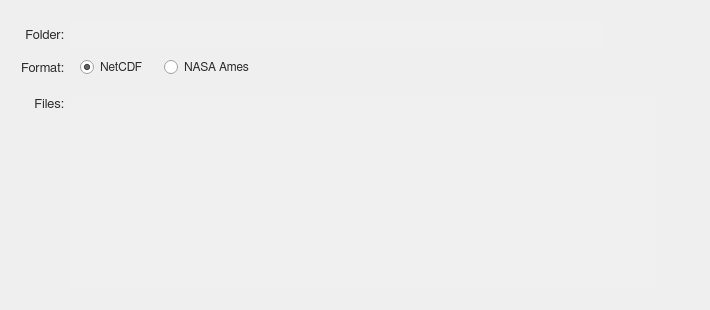
     <widget class="QWidget" name="tab_2">
      <attribute name="title">
       <string>Source</string>
      </attribute>
      <layout class="QGridLayout" name="gridLayout_4">
       <item row="0" column="1">
        <spacer name="verticalSpacer_9">
         <property name="orientation">
          <enum>Qt::Vertical</enum>
         </property>
         <property name="sizeType">
          <enum>QSizePolicy::Fixed</enum>
         </property>
         <property name="sizeHint" stdset="0">
          <size>
           <width>20</width>
           <height>10</height>
          </size>
         </property>
        </spacer>
       </item>
       <item row="1" column="0">
        <spacer name="horizontalSpacer_11">
         <property name="orientation">
          <enum>Qt::Horizontal</enum>
         </property>
         <property name="sizeType">
          <enum>QSizePolicy::Fixed</enum>
         </property>
         <property name="sizeHint" stdset="0">
          <size>
           <width>10</width>
           <height>38</height>
          </size>
         </property>
        </spacer>
       </item>
       <item row="1" column="1">
        <layout class="QGridLayout" name="gridLayout_3">
         <item row="0" column="1">
          <layout class="QHBoxLayout" name="horizontalLayout_7">
           <item>
            <widget class="QLineEdit" name="bw_edit_2">
             <property name="enabled">
              <bool>true</bool>
             </property>
             <property name="minimumSize">
              <size>
               <width>150</width>
               <height>27</height>
              </size>
             </property>
             <property name="maximumSize">
              <size>
               <width>16777215</width>
               <height>27</height>
              </size>
             </property>
             <property name="palette">
              <palette>
               <active>
                <colorrole role="WindowText">
                 <brush brushstyle="SolidPattern">
                  <color alpha="255">
                   <red>45</red>
                   <green>45</green>
                   <blue>45</blue>
                  </color>
                 </brush>
                </colorrole>
                <colorrole role="Button">
                 <brush brushstyle="SolidPattern">
                  <color alpha="255">
                   <red>240</red>
                   <green>240</green>
                   <blue>240</blue>
                  </color>
                 </brush>
                </colorrole>
                <colorrole role="Text">
                 <brush brushstyle="SolidPattern">
                  <color alpha="255">
                   <red>45</red>
                   <green>45</green>
                   <blue>45</blue>
                  </color>
                 </brush>
                </colorrole>
                <colorrole role="ButtonText">
                 <brush brushstyle="SolidPattern">
                  <color alpha="255">
                   <red>45</red>
                   <green>45</green>
                   <blue>45</blue>
                  </color>
                 </brush>
                </colorrole>
                <colorrole role="Base">
                 <brush brushstyle="SolidPattern">
                  <color alpha="255">
                   <red>240</red>
                   <green>240</green>
                   <blue>240</blue>
                  </color>
                 </brush>
                </colorrole>
                <colorrole role="Window">
                 <brush brushstyle="SolidPattern">
                  <color alpha="255">
                   <red>240</red>
                   <green>240</green>
                   <blue>240</blue>
                  </color>
                 </brush>
                </colorrole>
                <colorrole role="PlaceholderText">
                 <brush brushstyle="NoBrush">
                  <color alpha="128">
                   <red>45</red>
                   <green>45</green>
                   <blue>45</blue>
                  </color>
                 </brush>
                </colorrole>
               </active>
               <inactive>
                <colorrole role="WindowText">
                 <brush brushstyle="SolidPattern">
                  <color alpha="255">
                   <red>45</red>
                   <green>45</green>
                   <blue>45</blue>
                  </color>
                 </brush>
                </colorrole>
                <colorrole role="Button">
                 <brush brushstyle="SolidPattern">
                  <color alpha="255">
                   <red>240</red>
                   <green>240</green>
                   <blue>240</blue>
                  </color>
                 </brush>
                </colorrole>
                <colorrole role="Text">
                 <brush brushstyle="SolidPattern">
                  <color alpha="255">
                   <red>45</red>
                   <green>45</green>
                   <blue>45</blue>
                  </color>
                 </brush>
                </colorrole>
                <colorrole role="ButtonText">
                 <brush brushstyle="SolidPattern">
                  <color alpha="255">
                   <red>45</red>
                   <green>45</green>
                   <blue>45</blue>
                  </color>
                 </brush>
                </colorrole>
                <colorrole role="Base">
                 <brush brushstyle="SolidPattern">
                  <color alpha="255">
                   <red>240</red>
                   <green>240</green>
                   <blue>240</blue>
                  </color>
                 </brush>
                </colorrole>
                <colorrole role="Window">
                 <brush brushstyle="SolidPattern">
                  <color alpha="255">
                   <red>240</red>
                   <green>240</green>
                   <blue>240</blue>
                  </color>
                 </brush>
                </colorrole>
                <colorrole role="PlaceholderText">
                 <brush brushstyle="NoBrush">
                  <color alpha="128">
                   <red>45</red>
                   <green>45</green>
                   <blue>45</blue>
                  </color>
                 </brush>
                </colorrole>
               </inactive>
               <disabled>
                <colorrole role="WindowText">
                 <brush brushstyle="SolidPattern">
                  <color alpha="255">
                   <red>45</red>
                   <green>45</green>
                   <blue>45</blue>
                  </color>
                 </brush>
                </colorrole>
                <colorrole role="Button">
                 <brush brushstyle="SolidPattern">
                  <color alpha="255">
                   <red>200</red>
                   <green>200</green>
                   <blue>200</blue>
                  </color>
                 </brush>
                </colorrole>
                <colorrole role="Text">
                 <brush brushstyle="SolidPattern">
                  <color alpha="255">
                   <red>45</red>
                   <green>45</green>
                   <blue>45</blue>
                  </color>
                 </brush>
                </colorrole>
                <colorrole role="ButtonText">
                 <brush brushstyle="SolidPattern">
                  <color alpha="255">
                   <red>45</red>
                   <green>45</green>
                   <blue>45</blue>
                  </color>
                 </brush>
                </colorrole>
                <colorrole role="Base">
                 <brush brushstyle="SolidPattern">
                  <color alpha="255">
                   <red>200</red>
                   <green>200</green>
                   <blue>200</blue>
                  </color>
                 </brush>
                </colorrole>
                <colorrole role="Window">
                 <brush brushstyle="SolidPattern">
                  <color alpha="255">
                   <red>200</red>
                   <green>200</green>
                   <blue>200</blue>
                  </color>
                 </brush>
                </colorrole>
                <colorrole role="PlaceholderText">
                 <brush brushstyle="NoBrush">
                  <color alpha="128">
                   <red>45</red>
                   <green>45</green>
                   <blue>45</blue>
                  </color>
                 </brush>
                </colorrole>
               </disabled>
              </palette>
             </property>
             <property name="font">
              <font>
               <family>FreeSans</family>
               <pointsize>9</pointsize>
               <weight>50</weight>
               <bold>false</bold>
               <stylestrategy>PreferAntialias</stylestrategy>
               <kerning>true</kerning>
              </font>
             </property>
             <property name="styleSheet">
              <string notr="true">QLineEdit {
   border-radius: 3px;
   padding: 1px 4px 1px 4px;
   background-color: rgb(240, 240, 240);
   color: rgb(45,45,45);
}

QLineEdit:disabled {
   background-color: rgb(200,200,200);
}</string>
             </property>
             <property name="text">
              <string/>
             </property>
             <property name="frame">
              <bool>false</bool>
             </property>
            </widget>
           </item>
           <item>
            <widget class="QToolButton" name="bw_open_button_1">
             <property name="maximumSize">
              <size>
               <width>27</width>
               <height>27</height>
              </size>
             </property>
             <property name="styleSheet">
              <string notr="true">QToolButton {
	border: 1px solid transparent;
	background-color: transparent;
	width: 27px;
	height: 27px;
}

QToolButton:flat {
	border: none;
}</string>
             </property>
             <property name="text">
              <string/>
             </property>
             <property name="icon">
              <iconset>
               <normaloff>icons/open_popup_icon.svg</normaloff>icons/open_popup_icon.svg</iconset>
             </property>
             <property name="iconSize">
              <size>
               <width>23</width>
               <height>23</height>
              </size>
             </property>
             <property name="autoRaise">
              <bool>false</bool>
             </property>
            </widget>
           </item>
           <item>
            <spacer name="horizontalSpacer_10">
             <property name="orientation">
              <enum>Qt::Horizontal</enum>
             </property>
             <property name="sizeType">
              <enum>QSizePolicy::Fixed</enum>
             </property>
             <property name="sizeHint" stdset="0">
              <size>
               <width>20</width>
               <height>20</height>
              </size>
             </property>
            </spacer>
           </item>
           <item>
            <widget class="QToolButton" name="bw_info_4">
             <property name="minimumSize">
              <size>
               <width>27</width>
               <height>27</height>
              </size>
             </property>
             <property name="maximumSize">
              <size>
               <width>27</width>
               <height>27</height>
              </size>
             </property>
             <property name="styleSheet">
              <string notr="true">QToolButton {
	border: 1px solid transparent;
	background-color: transparent;
	width: 27px;
	height: 27px;
}

QToolButton:flat {
	border: none;
}</string>
             </property>
             <property name="icon">
              <iconset>
               <normaloff>icons/info_icon.svg</normaloff>icons/info_icon.svg</iconset>
             </property>
             <property name="iconSize">
              <size>
               <width>23</width>
               <height>23</height>
              </size>
             </property>
            </widget>
           </item>
          </layout>
         </item>
         <item row="3" column="0" colspan="2">
          <spacer name="verticalSpacer_7">
           <property name="orientation">
            <enum>Qt::Vertical</enum>
           </property>
           <property name="sizeType">
            <enum>QSizePolicy::Fixed</enum>
           </property>
           <property name="sizeHint" stdset="0">
            <size>
             <width>668</width>
             <height>10</height>
            </size>
           </property>
          </spacer>
         </item>
         <item row="4" column="1">
          <layout class="QHBoxLayout" name="horizontalLayout_6">
           <item>
            <widget class="QListWidget" name="listWidget">
             <property name="enabled">
              <bool>true</bool>
             </property>
             <property name="font">
              <font>
               <family>FreeSans</family>
               <pointsize>9</pointsize>
               <stylestrategy>PreferAntialias</stylestrategy>
               <kerning>true</kerning>
              </font>
             </property>
             <property name="focusPolicy">
              <enum>Qt::NoFocus</enum>
             </property>
             <property name="styleSheet">
              <string notr="true">QListWidget {
	border-radius: 3px;
	background-color: rgb(240,240,240);
	color: rgb(45,45,45);
}

QListWidget:disabled {
	background-color:  rgb(200,200,200);
    color: rgb(45,45,45);
}

QListView::item {
	border: 0px solid rgb(240,240,240);
	border-radius: 3px;
    padding: 1px 1px 1px 1px;
    margin: 3px 3px 3px 3px;
}

QListView::item:selected {
	border: 0px solid rgb(240,240,240);
	border-radius: 3px;
}

QListView::item:selected:!active {
	background: rgb(200,200,200);
}

QListView::item:selected:active {
	background: rgb(200,200,200);
}

QListView::item:hover {
	background: rgb(230,230,230);
	border-radius: 3px;
}

QScrollBar:vertical {
  border: 1px solid white;
  background-color: rgb(240, 240, 240);
  width: 20px;
  margin: 21px 0px 21px 0px;
}

QScrollBar:horizontal {
  border: 1px solid white;
  background-color: rgb(240, 240, 240);
  height: 20px;
  margin: 0px 21px 0px 21px;
}

QScrollBar::handle:vertical {
  background-color: rgb(205, 205, 205);
  min-height: 25px;
}

QScrollBar:handle:vertical:hover {
  background-color: rgb(166, 166, 166);
}

QScrollBar:handle:vertical:pressed {
  background-color: rgb(96, 96, 96);
}

QScrollBar::handle:horizontal {
  background-color: rgb(205, 205, 205);
  min-width: 25px;
}

QScrollBar:handle:horizontal:hover {
  background-color: rgb(166, 166, 166);
}

QScrollBar:handle:horizontal:pressed {
  background-color: rgb(96, 96, 96);
}

QScrollBar::add-line:vertical {
  border-top: 1px solid rgb(240,240,240);
  border-left: 1px solid white;
  border-right: 1px solid white;
  border-bottom: 1px solid white;
  background-color: rgb(240, 240, 240);
  height: 20px;
  subcontrol-position: bottom;
  subcontrol-origin: margin;
  border-bottom-right-radius: 3px;
}

QScrollBar::add-line:vertical:hover {
  background-color: rgb(218, 218, 218);
}

QScrollBar::add-line:vertical:pressed {
  background-color: rgb(96, 96, 96);
}

QScrollBar::sub-line:vertical {
  border-top: 1px solid white;
  border-left: 1px solid white;
  border-right: 1px solid white;
  border-bottom: 1px solid rgb(240,240,240);
  background-color: rgb(240, 240, 240);
  height: 20px;
  subcontrol-position: top;
  subcontrol-origin: margin;
  border-top-right-radius: 3px;
}

QScrollBar::sub-line:vertical:hover {
  background-color: rgb(218, 218, 218);
}

QScrollBar::sub-line:vertical:pressed {
  background-color: rgb(96, 96, 96);
}

QScrollBar::up-arrow:vertical {
  image: url(icons/up_arrow_icon.svg); 
  width: 16px;
  height: 16px;
}

QScrollBar::up-arrow:vertical:pressed {
  right: -1px;
  bottom: -1px;
}

QScrollBar::down-arrow:vertical {
  image: url(icons/down_arrow_icon.svg); 
  width: 16px;
  height: 16px;
}

QScrollBar::down-arrow:vertical:pressed {
  right: -1px;
  bottom: -1px;
}

QScrollBar::add-line:horizontal {
  border-top: 1px solid white;
  border-left: 1px solid rgb(240,240,240);
  border-right: 1px solid white;
  border-bottom: 1px solid white;
  background-color: rgb(240, 240, 240);
  width: 20px;
  subcontrol-position: right;
  subcontrol-origin: margin;
  border-bottom-right-radius: 3px;
}

QScrollBar::add-line:horizontal:hover {
  background-color: rgb(218, 218, 218);
}

QScrollBar::add-line:horizontal:pressed {
  background-color: rgb(96, 96, 96);
}

QScrollBar::sub-line:horizontal {
  border-top: 1px solid white;
  border-left: 1px solid white;
  border-right: 1px solid rgb(240,240,240);
  border-bottom: 1px solid white;
  background-color: rgb(240, 240, 240);
  width: 20px;
  subcontrol-position: left;
  subcontrol-origin: margin;
border-bottom-left-radius: 3px;
}

QScrollBar::sub-line:horizontal:hover {
  background-color: rgb(218, 218, 218);
}

QScrollBar::sub-line:horizontal:pressed {
  background-color: rgb(96, 96, 96);
}

QScrollBar::left-arrow:horizontal {
  image: url(icons/left_arrow_icon.svg); 
  width: 16px;
  height: 16px;
}

QScrollBar::left-arrow:horizontal:pressed {
  right: -1px;
  bottom: -1px;
}

QScrollBar::right-arrow:horizontal {
  image: url(icons/right_arrow_icon.svg); 
  width: 16px;
  height: 16px;
}

QScrollBar::right-arrow:horizontal:pressed {
  right: -1px;
  bottom: -1px;
}</string>
             </property>
             <property name="frameShape">
              <enum>QFrame::NoFrame</enum>
             </property>
             <property name="dragDropMode">
              <enum>QAbstractItemView::InternalMove</enum>
             </property>
             <property name="defaultDropAction">
              <enum>Qt::MoveAction</enum>
             </property>
             <property name="selectionMode">
              <enum>QAbstractItemView::ExtendedSelection</enum>
             </property>
            </widget>
           </item>
           <item>
            <layout class="QVBoxLayout" name="verticalLayout_2">
             <item>
              <widget class="QToolButton" name="bw_up_button">
               <property name="enabled">
                <bool>false</bool>
               </property>
               <property name="maximumSize">
                <size>
                 <width>27</width>
                 <height>27</height>
                </size>
               </property>
               <property name="styleSheet">
                <string notr="true">QToolButton {
	border: 1px solid transparent;
	background-color: transparent;
	width: 27px;
	height: 27px;
}

QToolButton:flat {
	border: none;
}</string>
               </property>
               <property name="text">
                <string/>
               </property>
               <property name="icon">
                <iconset>
                 <normaloff>icons/up_arrow_icon.svg</normaloff>icons/up_arrow_icon.svg</iconset>
               </property>
               <property name="iconSize">
                <size>
                 <width>23</width>
                 <height>23</height>
                </size>
               </property>
               <property name="autoRaise">
                <bool>false</bool>
               </property>
              </widget>
             </item>
             <item>
              <widget class="QToolButton" name="bw_down_button">
               <property name="enabled">
                <bool>false</bool>
               </property>
               <property name="maximumSize">
                <size>
                 <width>27</width>
                 <height>27</height>
                </size>
               </property>
               <property name="styleSheet">
                <string notr="true">QToolButton {
	border: 1px solid transparent;
	background-color: transparent;
	width: 27px;
	height: 27px;
}

QToolButton:flat {
	border: none;
}</string>
               </property>
               <property name="text">
                <string/>
               </property>
               <property name="icon">
                <iconset>
                 <normaloff>icons/down_arrow_icon.svg</normaloff>icons/down_arrow_icon.svg</iconset>
               </property>
               <property name="iconSize">
                <size>
                 <width>23</width>
                 <height>23</height>
                </size>
               </property>
               <property name="autoRaise">
                <bool>false</bool>
               </property>
              </widget>
             </item>
             <item>
              <widget class="QToolButton" name="bw_plus_button">
               <property name="maximumSize">
                <size>
                 <width>27</width>
                 <height>27</height>
                </size>
               </property>
               <property name="styleSheet">
                <string notr="true">QToolButton {
	border: 1px solid transparent;
	background-color: transparent;
	width: 27px;
	height: 27px;
}

QToolButton:flat {
	border: none;
}</string>
               </property>
               <property name="text">
                <string/>
               </property>
               <property name="icon">
                <iconset>
                 <normaloff>icons/plus_2_icon.svg</normaloff>icons/plus_2_icon.svg</iconset>
               </property>
               <property name="iconSize">
                <size>
                 <width>23</width>
                 <height>23</height>
                </size>
               </property>
               <property name="autoRaise">
                <bool>false</bool>
               </property>
              </widget>
             </item>
             <item>
              <widget class="QToolButton" name="bw_del_button">
               <property name="enabled">
                <bool>false</bool>
               </property>
               <property name="maximumSize">
                <size>
                 <width>27</width>
                 <height>27</height>
                </size>
               </property>
               <property name="styleSheet">
                <string notr="true">QToolButton {
	border: 1px solid transparent;
	background-color: transparent;
	width: 27px;
	height: 27px;
}

QToolButton:flat {
	border: none;
}</string>
               </property>
               <property name="text">
                <string/>
               </property>
               <property name="icon">
                <iconset>
                 <normaloff>icons/del_icon.svg</normaloff>icons/del_icon.svg</iconset>
               </property>
               <property name="iconSize">
                <size>
                 <width>23</width>
                 <height>23</height>
                </size>
               </property>
               <property name="autoRaise">
                <bool>false</bool>
               </property>
              </widget>
             </item>
             <item>
              <spacer name="verticalSpacer_6">
               <property name="orientation">
                <enum>Qt::Vertical</enum>
               </property>
               <property name="sizeHint" stdset="0">
                <size>
                 <width>20</width>
                 <height>28</height>
                </size>
               </property>
              </spacer>
             </item>
             <item>
              <widget class="QToolButton" name="bw_file_info">
               <property name="enabled">
                <bool>false</bool>
               </property>
               <property name="minimumSize">
                <size>
                 <width>27</width>
                 <height>27</height>
                </size>
               </property>
               <property name="maximumSize">
                <size>
                 <width>27</width>
                 <height>27</height>
                </size>
               </property>
               <property name="styleSheet">
                <string notr="true">QToolButton {
	border: 1px solid transparent;
	background-color: transparent;
	width: 27px;
	height: 27px;
}

QToolButton:flat {
	border: none;
}</string>
               </property>
               <property name="icon">
                <iconset>
                 <normaloff>icons/info_icon.svg</normaloff>icons/info_icon.svg</iconset>
               </property>
               <property name="iconSize">
                <size>
                 <width>23</width>
                 <height>23</height>
                </size>
               </property>
              </widget>
             </item>
            </layout>
           </item>
          </layout>
         </item>
         <item row="1" column="0">
          <widget class="QLabel" name="bw_label_11">
           <property name="minimumSize">
            <size>
             <width>0</width>
             <height>27</height>
            </size>
           </property>
           <property name="maximumSize">
            <size>
             <width>16777215</width>
             <height>27</height>
            </size>
           </property>
           <property name="font">
            <font>
             <family>FreeSans</family>
             <pointsize>10</pointsize>
             <stylestrategy>PreferAntialias</stylestrategy>
             <kerning>true</kerning>
            </font>
           </property>
           <property name="styleSheet">
            <string notr="true">QLabel {
	color: rgb(45,45,45);
}</string>
           </property>
           <property name="text">
            <string>Format:</string>
           </property>
           <property name="alignment">
            <set>Qt::AlignRight|Qt::AlignTrailing|Qt::AlignVCenter</set>
           </property>
          </widget>
         </item>
         <item row="0" column="0">
          <widget class="QLabel" name="bw_label_6">
           <property name="minimumSize">
            <size>
             <width>0</width>
             <height>27</height>
            </size>
           </property>
           <property name="maximumSize">
            <size>
             <width>16777215</width>
             <height>27</height>
            </size>
           </property>
           <property name="font">
            <font>
             <family>FreeSans</family>
             <pointsize>10</pointsize>
             <stylestrategy>PreferAntialias</stylestrategy>
             <kerning>true</kerning>
            </font>
           </property>
           <property name="styleSheet">
            <string notr="true">QLabel {
	color: rgb(45,45,45);
}</string>
           </property>
           <property name="text">
            <string>Folder:</string>
           </property>
           <property name="alignment">
            <set>Qt::AlignRight|Qt::AlignTrailing|Qt::AlignVCenter</set>
           </property>
          </widget>
         </item>
         <item row="4" column="0">
          <widget class="QLabel" name="bw_label_7">
           <property name="minimumSize">
            <size>
             <width>0</width>
             <height>27</height>
            </size>
           </property>
           <property name="maximumSize">
            <size>
             <width>16777215</width>
             <height>16777215</height>
            </size>
           </property>
           <property name="font">
            <font>
             <family>FreeSans</family>
             <pointsize>10</pointsize>
             <stylestrategy>PreferAntialias</stylestrategy>
             <kerning>true</kerning>
            </font>
           </property>
           <property name="styleSheet">
            <string notr="true">QLabel {
	color: rgb(45,45,45);
}</string>
           </property>
           <property name="text">
            <string>Files:</string>
           </property>
           <property name="alignment">
            <set>Qt::AlignRight|Qt::AlignTop|Qt::AlignTrailing</set>
           </property>
          </widget>
         </item>
         <item row="1" column="1">
          <layout class="QHBoxLayout" name="horizontalLayout_17">
           <item>
            <spacer name="horizontalSpacer_27">
             <property name="orientation">
              <enum>Qt::Horizontal</enum>
             </property>
             <property name="sizeType">
              <enum>QSizePolicy::Fixed</enum>
             </property>
             <property name="sizeHint" stdset="0">
              <size>
               <width>10</width>
               <height>20</height>
              </size>
             </property>
            </spacer>
           </item>
           <item>
            <widget class="QRadioButton" name="bw_radiobox_1">
             <property name="minimumSize">
              <size>
               <width>0</width>
               <height>27</height>
              </size>
             </property>
             <property name="maximumSize">
              <size>
               <width>16777215</width>
               <height>27</height>
              </size>
             </property>
             <property name="font">
              <font>
               <family>FreeSans</family>
               <pointsize>9</pointsize>
               <stylestrategy>PreferAntialias</stylestrategy>
               <kerning>true</kerning>
              </font>
             </property>
             <property name="styleSheet">
              <string notr="true">QRadioButton {
   color: rgb(45,45,45);
}

QRadioButton:disabled {
   color: rgb(145,145,145);
}</string>
             </property>
             <property name="text">
              <string>NetCDF</string>
             </property>
             <property name="checked">
              <bool>true</bool>
             </property>
             <attribute name="buttonGroup">
              <string notr="true">buttonGroup</string>
             </attribute>
            </widget>
           </item>
           <item>
            <spacer name="horizontalSpacer_26">
             <property name="orientation">
              <enum>Qt::Horizontal</enum>
             </property>
             <property name="sizeType">
              <enum>QSizePolicy::Fixed</enum>
             </property>
             <property name="sizeHint" stdset="0">
              <size>
               <width>10</width>
               <height>20</height>
              </size>
             </property>
            </spacer>
           </item>
           <item>
            <widget class="QRadioButton" name="bw_radiobox_2">
             <property name="minimumSize">
              <size>
               <width>0</width>
               <height>27</height>
              </size>
             </property>
             <property name="maximumSize">
              <size>
               <width>16777215</width>
               <height>27</height>
              </size>
             </property>
             <property name="font">
              <font>
               <family>FreeSans</family>
               <pointsize>9</pointsize>
               <stylestrategy>PreferAntialias</stylestrategy>
               <kerning>true</kerning>
              </font>
             </property>
             <property name="styleSheet">
              <string notr="true">QRadioButton {
   color: rgb(45,45,45);
}

QRadioButton:disabled {
   color: rgb(145,145,145);
}</string>
             </property>
             <property name="text">
              <string>NASA Ames</string>
             </property>
             <attribute name="buttonGroup">
              <string notr="true">buttonGroup</string>
             </attribute>
            </widget>
           </item>
           <item>
            <spacer name="horizontalSpacer_25">
             <property name="orientation">
              <enum>Qt::Horizontal</enum>
             </property>
             <property name="sizeHint" stdset="0">
              <size>
               <width>40</width>
               <height>20</height>
              </size>
             </property>
            </spacer>
           </item>
          </layout>
         </item>
        </layout>
       </item>
       <item row="1" column="2">
        <spacer name="horizontalSpacer_12">
         <property name="orientation">
          <enum>Qt::Horizontal</enum>
         </property>
         <property name="sizeType">
          <enum>QSizePolicy::Fixed</enum>
         </property>
         <property name="sizeHint" stdset="0">
          <size>
           <width>10</width>
           <height>38</height>
          </size>
         </property>
        </spacer>
       </item>
       <item row="2" column="1">
        <spacer name="verticalSpacer_8">
         <property name="orientation">
          <enum>Qt::Vertical</enum>
         </property>
         <property name="sizeType">
          <enum>QSizePolicy::Fixed</enum>
         </property>
         <property name="sizeHint" stdset="0">
          <size>
           <width>20</width>
           <height>10</height>
          </size>
         </property>
        </spacer>
       </item>
      </layout>
     </widget>
